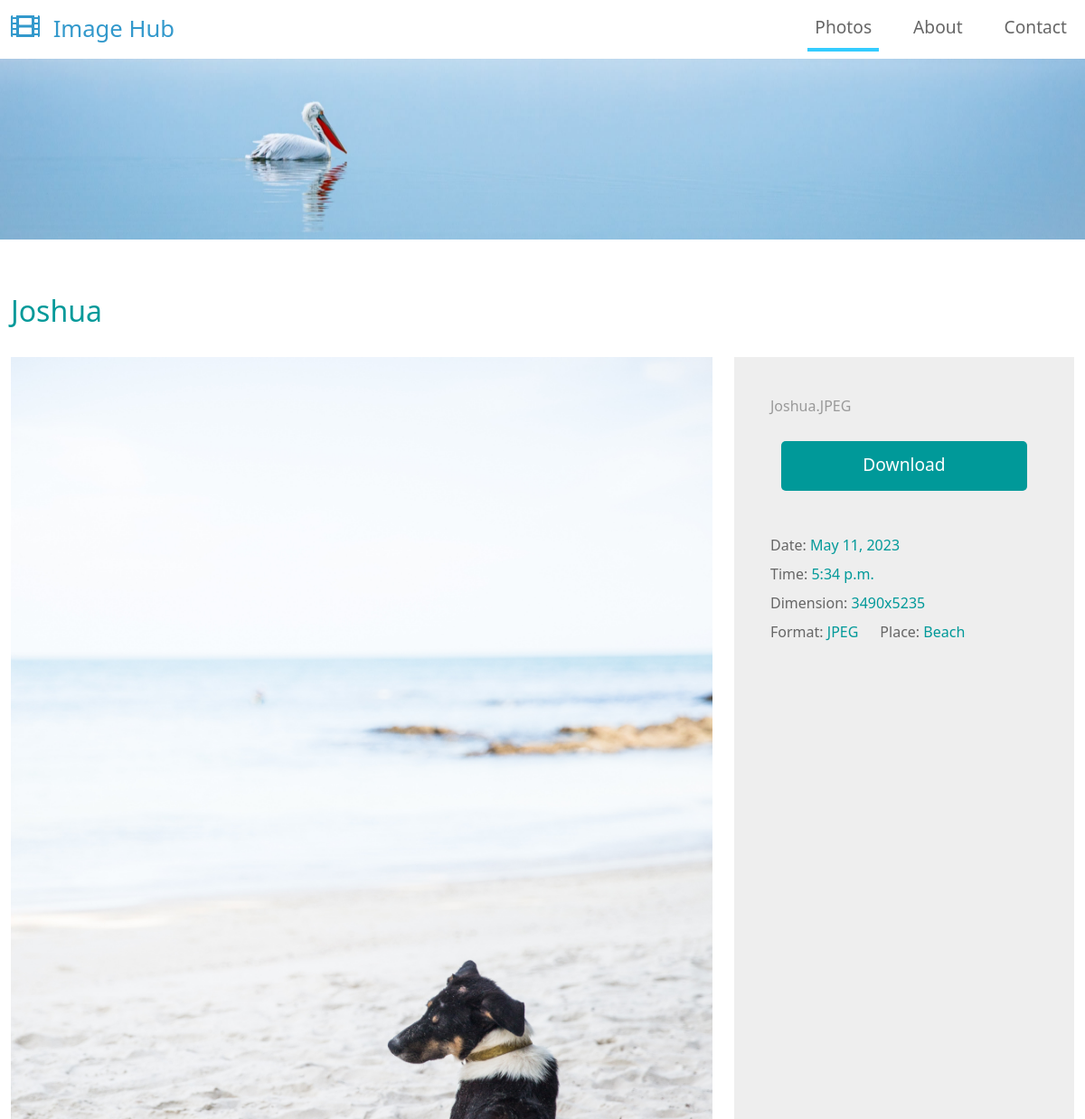
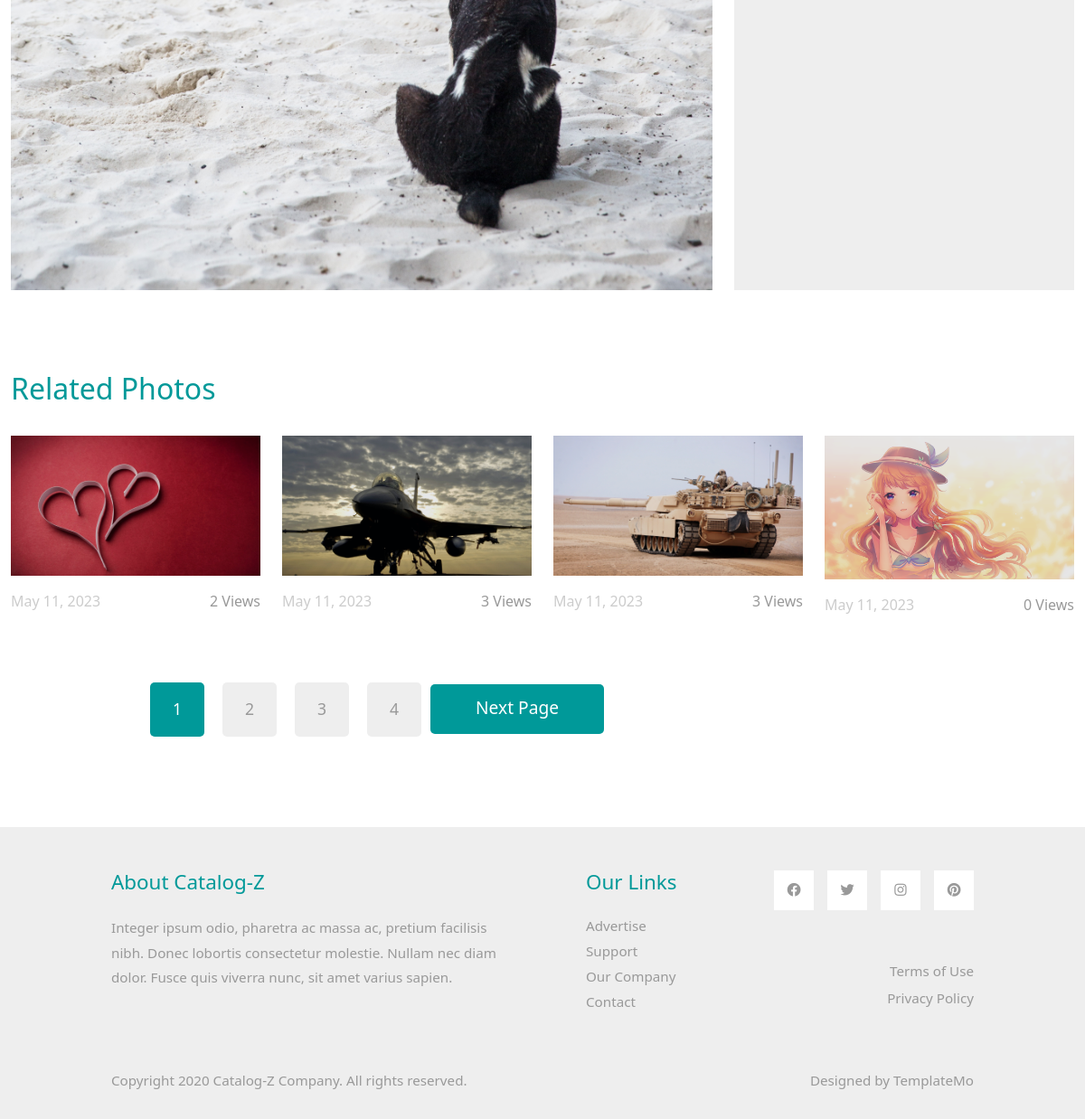
Page /image-detail/34 on the committed database (2 pictures, top to bottom).
### ImageHub/models.py (models this page shows, shortened)
class Image(models.Model):
    name = models.CharField(max_length=255,validators=[RegexValidator('^[\w\s]{2,}$',message='Only alphanumeric values are allowed.')])
    time = models.TimeField(default=now().time())
    date = models.DateField(default=now().date())
    place = models.CharField(max_length=255,validators=[RegexValidator('^(?=.*[A-Za-z]{3})[A-Za-z0-9]{3,30}$',message='Only alphanumeric values are allowed.')])
    image = models.ImageField(upload_to=image_upload_path,validators=[FileExtensionValidator(allowed_extensions=['jpg','jpeg','png']),MinFileSizeValidator(1024*10,message='File size should be at least 10kb'),MaxFileSizeValidator(1024*1024*10,message='File size should not exceed 10mb.')])
    views=models.IntegerField(default=0)

### ImageHub/views.py (the view)
# urls.py: path('image-detail/<int:pk>',image_detail_view,name='image_detail')
def image_detail_view(request,pk):
    image_obj=Image.objects.get(pk=pk)
    image_obj.views+=1
    image_obj.save()
    PIL_image=Img.open(image_obj.image.path)
    images=Image.objects.filter(name__contains=image_obj.name).exclude(pk=pk)
    if images.exists() is not True:
        images=Image.objects.filter(date__gte=image_obj.date).exclude(pk=pk)
    paginator = Paginator(images, 4)
    page_number = request.GET.get('page', 1)
    page = paginator.get_page(page_number)
    context={
        'image_obj':image_obj,
        'PIL_image':PIL_image,
        'page':page,
    }
    return render(request,'ImageHub/image_detail.html',context=context)

### ImageHub/templates/ImageHub/image_detail.html (shortened to what this page needs)
<!DOCTYPE html>
{%load static%}
<html lang="en">
<head>
    <link rel="stylesheet" href="{% static 'assets/css/bootstrap.min.css' %}">
    <link rel="stylesheet" href="{% static 'assets/fontawesome/css/all.min.css' %}">
    <link rel="stylesheet" href="{% static 'assets/css/templatemo-style.css' %}">
</head>
<body>
    <nav class="navbar navbar-expand-lg">
        <div class="container-fluid">
            <a class="navbar-brand" href="/">
                <i class="fas fa-film mr-2"></i>
                Image Hub
            </a>
            <div class="collapse navbar-collapse" id="navbarSupportedContent">
            <ul class="navbar-nav ml-auto mb-2 mb-lg-0">
                <li class="nav-item">
                    <a class="nav-link nav-link-1 active" aria-current="page" href="/">Photos</a>
                </li>
                <li class="nav-item">
                    <a class="nav-link nav-link-3" href="about.html">About</a>
                </li>
                <li class="nav-item">
                    <a class="nav-link nav-link-4" href="contact.html">Contact</a>
                </li>
            </ul>
            </div>
        </div>
    </nav>
    <div class="tm-hero d-flex justify-content-center align-items-center" data-parallax="scroll" data-image-src="{% static 'assets/img/hero.jpg' %}">
    </div>
    <div class="container-fluid tm-container-content tm-mt-60">
        <div class="row mb-4">
            <h2 class="col-12 tm-text-primary">{{image_obj.name}}</h2>
        </div>
        <div class="row tm-mb-90">
            <div class="col-xl-8 col-lg-7 col-md-6 col-sm-12">
                <img src="{{image_obj.image.url}}" alt="Image" class="img-fluid">
            </div>
            <div class="col-xl-4 col-lg-5 col-md-6 col-sm-12">
                <div class="tm-bg-gray tm-video-details">
                    <p class="mb-4">
                        {{image_obj.name}}.{{PIL_image.format}}
                    </p>
                    <div class="text-center mb-5">
                        <a href="{{image_obj.image.url}}" class="btn btn-primary tm-btn-big">Download</a>
                    </div>
                    <div class="mb-4 d-flex flex-wrap">
                        <div class="mr-4 mb-2">
                            <span class="tm-text-gray-dark">Date: </span><span class="tm-text-primary">{{image_obj.date}}</span>
                        </div>
                        <div class="mr-4 mb-2">
                            <span class="tm-text-gray-dark">Time: </span><span class="tm-text-primary">{{image_obj.time}}</span>
                        </div>
                        <div class="mr-4 mb-2">
                            <span class="tm-text-gray-dark">Dimension: </span><span class="tm-text-primary">{{PIL_image.width}}x{{PIL_image.height}}</span>
                        </div>
                        <div class="mr-4 mb-2">
                            <span class="tm-text-gray-dark">Format: </span><span class="tm-text-primary">{{PIL_image.format}}</span>
                        </div>
                        <div class="mr-4 mb-2">
                            <span class="tm-text-gray-dark">Place: </span><span class="tm-text-primary">{{image_obj.place}}</span>
                        </div>
                    </div>
                </div>
            </div>
        </div>
        <div class="row mb-4">
            <h2 class="col-12 tm-text-primary">
                Related Photos
            </h2>
        </div>
        <div class="row mb-3 tm-gallery">
            {%if page%}
            {% for each in page%}
            <div class="col-xl-3 col-lg-4 col-md-6 col-sm-6 col-12 mb-5">
                <figure class="effect-ming tm-video-item">
                    <img src="{{each.image.url}}" alt="Image" class="img-fluid">
                    <figcaption class="d-flex align-items-center justify-content-center">
                    </figcaption>
                </figure>
                <div class="d-flex justify-content-between tm-text-gray">
                    <span class="tm-text-gray-light">{{each.date}}</span>
                    <span>{{each.views}} Views</span>
                </div>
            </div>
            {%endfor%}
            {%endif%}
        </div>
        <div class="pagination">
            <div class="row tm-mb-90">
                <div class="col-12 d-flex justify-content-between align-items-center tm-paging-col">
                    <div class="tm-paging d-flex">
                        {% for num in page.paginator.page_range %}
                        {% if page.number == num %}
                        <a href="" class="active tm-paging-link disabled">{{ num }}</a>
                        {% else %}
                        <a href="?page={{ num }}" class="tm-paging-link">{{ num }}</a>
                        {% endif %}
                        {% endfor %}
                    </div>
                    {% if page.has_next %}
                    <a href="?page={{ page.next_page_number }}" class="btn btn-primary tm-btn-next">Next Page</a>
                    {% endif %}
                </div>
            </div>
        </div>
    </div>
    <footer class="tm-bg-gray pt-5 pb-3 tm-text-gray tm-footer">
        <div class="container-fluid tm-container-small">
            <div class="row">
                <div class="col-lg-6 col-md-12 col-12 px-5 mb-5">
                    <h3 class="tm-text-primary mb-4 tm-footer-title">About Catalog-Z</h3>
                    <p>Integer ipsum odio, pharetra ac massa ac, pretium facilisis nibh. Donec lobortis consectetur molestie. Nullam nec diam dolor. Fusce quis viverra nunc, sit amet varius sapien.</p>
                </div>
                <div class="col-lg-3 col-md-6 col-sm-6 col-12 px-5 mb-5">
                    <h3 class="tm-text-primary mb-4 tm-footer-title">Our Links</h3>
                    <ul class="tm-footer-links pl-0">
                        <li><a href="#">Advertise</a></li>
                        <li><a href="#">Support</a></li>
                        <li><a href="#">Our Company</a></li>
                        <li><a href="#">Contact</a></li>
                    </ul>
                </div>
                <div class="col-lg-3 col-md-6 col-sm-6 col-12 px-5 mb-5">
                    <ul class="tm-social-links d-flex justify-content-end pl-0 mb-5">
                        <li class="mb-2"><a href="https://facebook.com"><i class="fab fa-facebook"></i></a></li>
                        <li class="mb-2"><a href="https://twitter.com"><i class="fab fa-twitter"></i></a></li>
                        <li class="mb-2"><a href="https://instagram.com"><i class="fab fa-instagram"></i></a></li>
                        <li class="mb-2"><a href="https://pinterest.com"><i class="fab fa-pinterest"></i></a></li>
                    </ul>
                    <a href="#" class="tm-text-gray text-right d-block mb-2">Terms of Use</a>
                    <a href="#" class="tm-text-gray text-right d-block">Privacy Policy</a>
                </div>
            </div>
            <div class="row">
                <div class="col-lg-8 col-md-7 col-12 px-5 mb-3">
                    Copyright 2020 Catalog-Z Company. All rights reserved.
                </div>
                <div class="col-lg-4 col-md-5 col-12 px-5 text-right">
                    Designed by <a href="https://templatemo.com" class="tm-text-gray" rel="sponsored" target="_parent">TemplateMo</a>
                </div>
            </div>
        </div>
    </footer>
</body>
</html>

### staticfiles/assets/css/templatemo-style.css (style rules this page uses)
p { line-height: 1.8; }
a { text-decoration: none; transition: all 0.3s ease; }
.container-fluid { max-width: 1770px; }
.tm-container-small { max-width: 1050px; }
.btn { border-radius: 0; }
.btn-primary { background-color: #009999; border: 0; border-radius: 5px; padding: 12px 50px 14px; font-size: 1.2rem; }
.tm-btn-big { padding: 12px 90px 14px; }
.navbar-brand { color: #3399CC; font-size: 1.6rem; }
.navbar-brand i { font-size: 2rem; }
.tm-hero { min-height: 200px; background: transparent; }
.tm-mt-60 { margin-top: 60px; }
.tm-mb-90 { margin-bottom: 90px; }
.tm-text-primary { color: #009999; }
.tm-bg-gray { background-color: #EEEEEE; }
.nav-item { margin-right: 30px; }
.nav-item:last-child { margin-right: 0; }
.nav-link { color: #666666; border-bottom: 4px solid transparent; font-size: 1.2rem; }
.nav-link-1.active, .nav-link-1:hover { border-color: #33CCFF; }
p, .tm-text-gray { color: #999; }
.tm-text-gray-light { color: #CCC; }
.tm-text-gray-dark { color: #666; }
.tm-video-item { position: relative; overflow: hidden; text-align: center; cursor: pointer; }
.tm-video-item img { position: relative; display: block; min-height: 100%; max-width: 100%; opacity: 0.8; }
.tm-video-item figcaption { padding: 2em; color: #fff; text-transform: uppercase; font-size: 1.25em; -webkit-backface-visibility: hidden; backface-visibility: hidden; }
.tm-video-item figcaption::before, .tm-video-item figcaption::after { pointer-events: none; }
.tm-video-item figcaption, .tm-video-item figcaption > a { position: absolute; top: 0; left: 0; width: 100%; height: 100%; }
.tm-paging-link { display: flex; justify-content: center; align-items: center; width: 60px; height: 60px; font-size: 1.1rem; color: #999; background-color: #EEEEEE; margin: 10px; border-radius: 5px; text-decoration: none; transition: all 0.3s ease; }
.tm-paging-link:hover, .tm-paging-link.active { background-color: #009999; color: #fff; }
figure.effect-ming { background: #030c17; }
figure.effect-ming img { opacity: 0.9; -webkit-transition: opacity 0.35s; transition: opacity 0.35s; }
figure.effect-ming figcaption::before { position: absolute; top: 30px; right: 30px; bottom: 30px; left: 30px; border: 2px solid #fff; box-shadow: 0 0 0 30px rgba(255,255,255,0.2); content: ''; opacity: 0; -webkit-transition: opacity 0.35s, -webkit-transform 0.35s; transition: opacity 0.35s, transform 0.35s; -webkit-transform: scale3d(1.4,1.4,1); transform: scale3d(1.4,1.4,1); }
.tm-footer-links li { list-style: none; margin-bottom: 5px; }
.tm-footer-links li a { color: #999999; }
.tm-social-links li { list-style: none; margin-right: 15px; }
.tm-social-links li:last-child { margin-right: 0; }
.tm-social-links li a { color: #999999; width: 44px; height: 44px; display: flex; background-color: #fff; align-items: center; justify-content: center; }
.tm-footer { font-size: 0.95rem; }
.tm-footer-title { font-size: 1.4rem; }
.tm-video-details { height: 100%; padding: 40px; }

### rows in the picture
Image: name "Joshua", image (picture), date "May 11, 2023", time "5:34 p.m.", place "Beach"
Image: image (picture), date "May 11, 2023", views "2"
Image: image (picture), date "May 11, 2023", views "3"
Image: image (picture), date "May 11, 2023", views "3"
Image: image (picture), date "May 11, 2023", views "0"

### other values in the picture
{{ PIL_image.format }} "JPEG"
{{ PIL_image.width }} "3490"
{{ PIL_image.height }} "5235"
{{ num }} "1"
{{ num }} "2" "3" "4"
